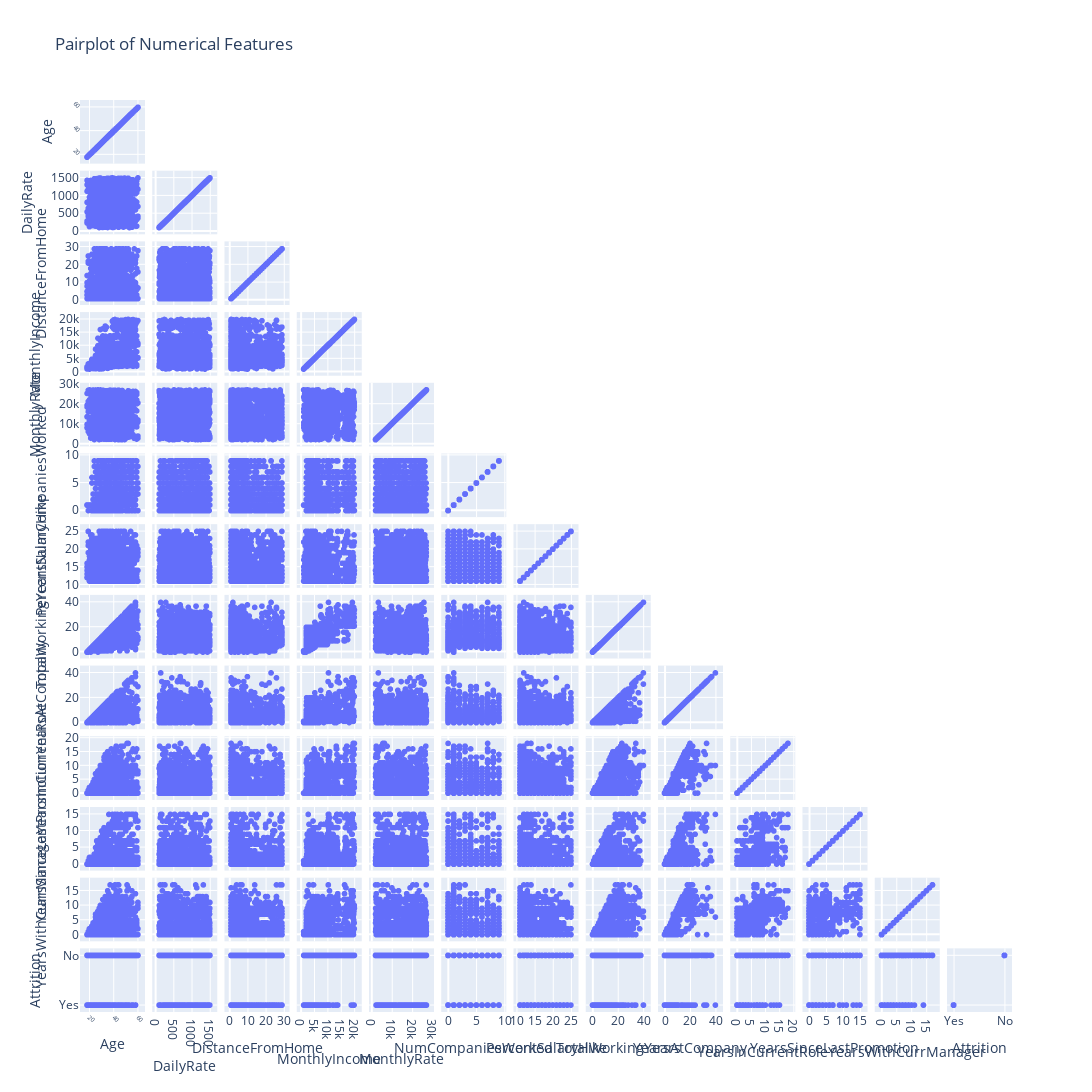

The cell this chart's notebook holds for it:
### Markdown cell above
## Pair Plot

### Code cell
import pandas as pd
import numpy as np
import plotly.express as px
import plotly.figure_factory as ff

# Identify numerical columns in df_final (excluding Attrition for pairplot)
numerical_cols_final = [col for col in ['Age', 'DailyRate', 'DistanceFromHome', 'MonthlyIncome', 
                                        'MonthlyRate', 'NumCompaniesWorked', 'PercentSalaryHike', 
                                        'TotalWorkingYears', 'YearsAtCompany', 'YearsInCurrentRole', 
                                        'YearsSinceLastPromotion', 'YearsWithCurrManager', 'Attrition'] 
                        if col in df.columns]

# Use full df_final with numerical columns
df_sample = df[numerical_cols_final]

# Create pairplot with only numerical columns
fig_pairplot = px.scatter_matrix(
    df_sample,
    title='Pairplot of Numerical Features',
    labels={col: col for col in df_sample.columns}
)
fig_pairplot.update_traces(diagonal_visible=True, showupperhalf=False)  # Show histograms, hide upper triangle

# Rotate x-axis and y-axis labels to vertical (90 degrees) for better fit
fig_pairplot.update_xaxes(tickangle=45, tickfont=dict(size=6))
fig_pairplot.update_yaxes(tickangle=45, tickfont=dict(size=6))

# Customize layout with larger dimensions
fig_pairplot.update_layout(
    width=2500,
    height=2500,
    showlegend=False
)

# Save to HTML
fig_pairplot.write_html('pairplot_df_final_numerical.html')

# Show plot
fig_pairplot.show()

### Figure 1 — Plotly figure (JSON) as saved in the notebook; plotly's stock layout.template omitted (floating-point values rounded to 4 significant figures; data arrays with more than 128 entries replaced by an {"elided": "..."} marker saying what was removed)
{"data": [{"diagonal": {"visible": true}, "dimensions": [{"axis": {"matches": true}, "label": "Age", "values": {"elided": "1470 int values"}}, {"axis": {"matches": true}, "label": "DailyRate", "values": {"elided": "1470 int values"}}, {"axis": {"matches": true}, "label": "DistanceFromHome", "values": {"elided": "1470 int values"}}, {"axis": {"matches": true}, "label": "MonthlyIncome", "values": {"elided": "1470 int values"}}, {"axis": {"matches": true}, "label": "MonthlyRate", "values": {"elided": "1470 int values"}}, {"axis": {"matches": true}, "label": "NumCompaniesWorked", "values": {"elided": "1470 int values"}}, {"axis": {"matches": true}, "label": "PercentSalaryHike", "values": {"elided": "1470 int values"}}, {"axis": {"matches": true}, "label": "TotalWorkingYears", "values": {"elided": "1470 int values"}}, {"axis": {"matches": true}, "label": "YearsAtCompany", "values": {"elided": "1470 int values"}}, {"axis": {"matches": true}, "label": "YearsInCurrentRole", "values": {"elided": "1470 int values"}}, {"axis": {"matches": true}, "label": "YearsSinceLastPromotion", "values": {"elided": "1470 int values"}}, {"axis": {"matches": true}, "label": "YearsWithCurrManager", "values": {"elided": "1470 int values"}}, {"axis": {"matches": true}, "label": "Attrition", "values": {"elided": "1470 str values"}}], "hovertemplate": "%{xaxis.title.text}=%{x}<br>%{yaxis.title.text}=%{y}<extra></extra>", "legendgroup": "", "marker": {"color": "#636efa", "symbol": "circle"}, "name": "", "showlegend": false, "showupperhalf": false, "type": "splom"}], "layout": {"dragmode": "select", "height": 2500, "legend": {"tracegroupgap": 0}, "showlegend": false, "title": {"text": "Pairplot of Numerical Features"}, "width": 2500, "xaxis": {"tickangle": 45, "tickfont": {"size": 6}}, "yaxis": {"tickangle": 45, "tickfont": {"size": 6}}}}
